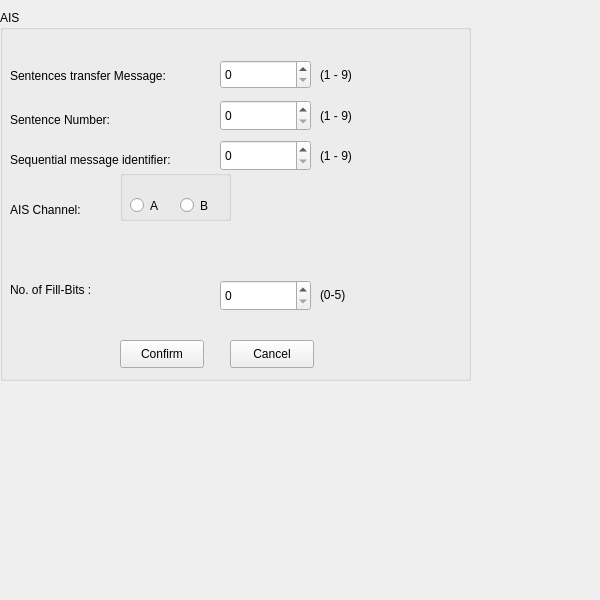
<?xml version="1.0" encoding="UTF-8"?>
<ui version="4.0">
 <class>CAIS</class>
 <widget class="QFrame" name="CAIS">
  <property name="geometry">
   <rect>
    <x>0</x>
    <y>0</y>
    <width>600</width>
    <height>600</height>
   </rect>
  </property>
  <property name="windowTitle">
   <string>Frame</string>
  </property>
  <widget class="QGroupBox" name="groupBox">
   <property name="geometry">
    <rect>
     <x>0</x>
     <y>10</y>
     <width>471</width>
     <height>371</height>
    </rect>
   </property>
   <property name="title">
    <string>AIS</string>
   </property>
   <widget class="QLabel" name="label">
    <property name="geometry">
     <rect>
      <x>10</x>
      <y>50</y>
      <width>191</width>
      <height>31</height>
     </rect>
    </property>
    <property name="text">
     <string>Sentences transfer Message:</string>
    </property>
   </widget>
   <widget class="QSpinBox" name="Message_SB">
    <property name="geometry">
     <rect>
      <x>220</x>
      <y>50</y>
      <width>91</width>
      <height>29</height>
     </rect>
    </property>
    <property name="minimum">
     <number>0</number>
    </property>
    <property name="maximum">
     <number>9</number>
    </property>
   </widget>
   <widget class="QLabel" name="label_2">
    <property name="geometry">
     <rect>
      <x>10</x>
      <y>100</y>
      <width>141</width>
      <height>20</height>
     </rect>
    </property>
    <property name="text">
     <string>Sentence Number:</string>
    </property>
   </widget>
   <widget class="QLabel" name="label_3">
    <property name="geometry">
     <rect>
      <x>320</x>
      <y>49</y>
      <width>63</width>
      <height>31</height>
     </rect>
    </property>
    <property name="text">
     <string>(1 - 9)</string>
    </property>
   </widget>
   <widget class="QSpinBox" name="Number_SB">
    <property name="geometry">
     <rect>
      <x>220</x>
      <y>90</y>
      <width>91</width>
      <height>31</height>
     </rect>
    </property>
    <property name="maximum">
     <number>9</number>
    </property>
   </widget>
   <widget class="QLabel" name="label_4">
    <property name="geometry">
     <rect>
      <x>320</x>
      <y>90</y>
      <width>63</width>
      <height>31</height>
     </rect>
    </property>
    <property name="text">
     <string>(1 - 9)</string>
    </property>
   </widget>
   <widget class="QLabel" name="label_5">
    <property name="geometry">
     <rect>
      <x>10</x>
      <y>140</y>
      <width>201</width>
      <height>20</height>
     </rect>
    </property>
    <property name="text">
     <string>Sequential message identifier:</string>
    </property>
   </widget>
   <widget class="QSpinBox" name="Identifier_SB">
    <property name="geometry">
     <rect>
      <x>220</x>
      <y>130</y>
      <width>91</width>
      <height>31</height>
     </rect>
    </property>
    <property name="maximum">
     <number>9</number>
    </property>
   </widget>
   <widget class="QLabel" name="label_6">
    <property name="geometry">
     <rect>
      <x>320</x>
      <y>130</y>
      <width>63</width>
      <height>31</height>
     </rect>
    </property>
    <property name="text">
     <string>(1 - 9)</string>
    </property>
   </widget>
   <widget class="QLabel" name="label_7">
    <property name="geometry">
     <rect>
      <x>10</x>
      <y>190</y>
      <width>91</width>
      <height>20</height>
     </rect>
    </property>
    <property name="text">
     <string>AIS Channel:</string>
    </property>
   </widget>
   <widget class="QLabel" name="label_8">
    <property name="geometry">
     <rect>
      <x>10</x>
      <y>270</y>
      <width>111</width>
      <height>20</height>
     </rect>
    </property>
    <property name="text">
     <string>No. of Fill-Bits :</string>
    </property>
   </widget>
   <widget class="QSpinBox" name="Bits_SB">
    <property name="geometry">
     <rect>
      <x>220</x>
      <y>270</y>
      <width>91</width>
      <height>31</height>
     </rect>
    </property>
    <property name="maximum">
     <number>5</number>
    </property>
   </widget>
   <widget class="QLabel" name="label_9">
    <property name="geometry">
     <rect>
      <x>320</x>
      <y>269</y>
      <width>63</width>
      <height>31</height>
     </rect>
    </property>
    <property name="text">
     <string>(0-5)</string>
    </property>
   </widget>
   <widget class="QPushButton" name="Confirm_AIS">
    <property name="geometry">
     <rect>
      <x>120</x>
      <y>330</y>
      <width>84</width>
      <height>28</height>
     </rect>
    </property>
    <property name="text">
     <string>Confirm</string>
    </property>
   </widget>
   <widget class="QPushButton" name="Cancel_AIS">
    <property name="geometry">
     <rect>
      <x>230</x>
      <y>330</y>
      <width>84</width>
      <height>28</height>
     </rect>
    </property>
    <property name="text">
     <string>Cancel</string>
    </property>
   </widget>
   <widget class="QGroupBox" name="groupBox_2">
    <property name="geometry">
     <rect>
      <x>120</x>
      <y>160</y>
      <width>111</width>
      <height>51</height>
     </rect>
    </property>
    <property name="title">
     <string/>
    </property>
    <widget class="QRadioButton" name="channel_A">
     <property name="geometry">
      <rect>
       <x>10</x>
       <y>20</y>
       <width>41</width>
       <height>31</height>
      </rect>
     </property>
     <property name="text">
      <string>A</string>
     </property>
    </widget>
    <widget class="QRadioButton" name="channel_B">
     <property name="geometry">
      <rect>
       <x>60</x>
       <y>20</y>
       <width>51</width>
       <height>31</height>
      </rect>
     </property>
     <property name="text">
      <string>B</string>
     </property>
    </widget>
   </widget>
  </widget>
 </widget>
 <resources/>
 <connections/>
</ui>
